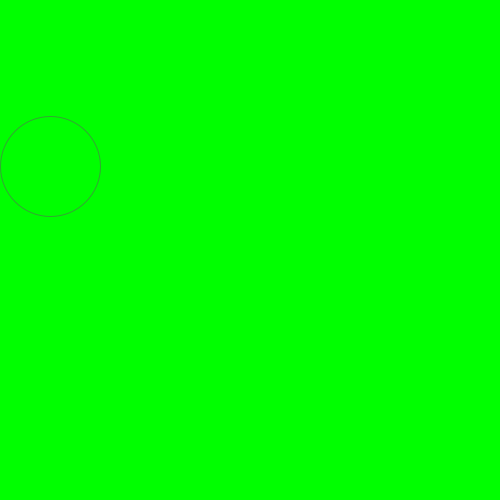
Frame 1 (no input)
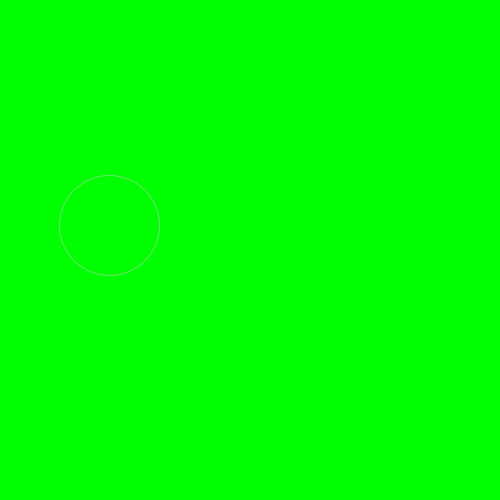
Frame 60 (the mouse pressed at the canvas centre just before this capture)
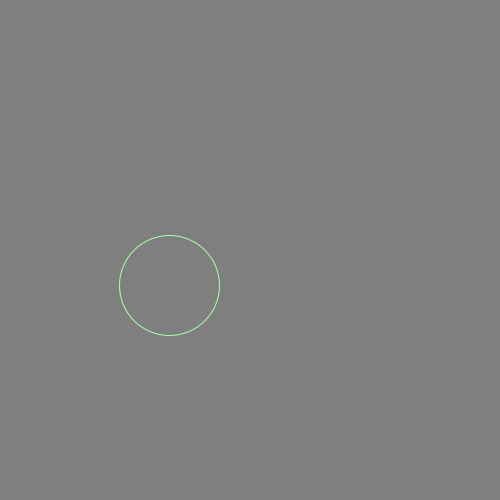
Frame 120 (the mouse held since frame 60 and released just before this capture)

The Processing sketch that drew these frames (run headless with seeded random() and noise(); from frame 60 on, the mouse is pressed at the canvas centre):

// Processing sketch: Circle_Does_Things
// ── Circle_Does_Things.pde
int x;
int xchange;
int y;
int ychange;

void setup () {
 size(500,500); 
 x = 50;
 y = height/3;
 xchange = 1;
 
 ychange = 1;
 frameRate(120);
}

void draw () {
  background(mouseX*.51, 255-(mouseX*.51), mouseY*.51);
  fill(mouseY*.51, 255-(mouseY*.51), mouseX*.51);
  stroke(x,y,x);
  ellipse(x,y,100,100);
  x = x + xchange;
  y = y + ychange;
  
  if (x > width-50) {
    xchange = -1;
  }
  if (x <= 50) {
    xchange = 1;
  }
  if (y > height-50) {
    ychange = -1;
  }
  if (y <= 50) {
    ychange = 1;
  }
}
